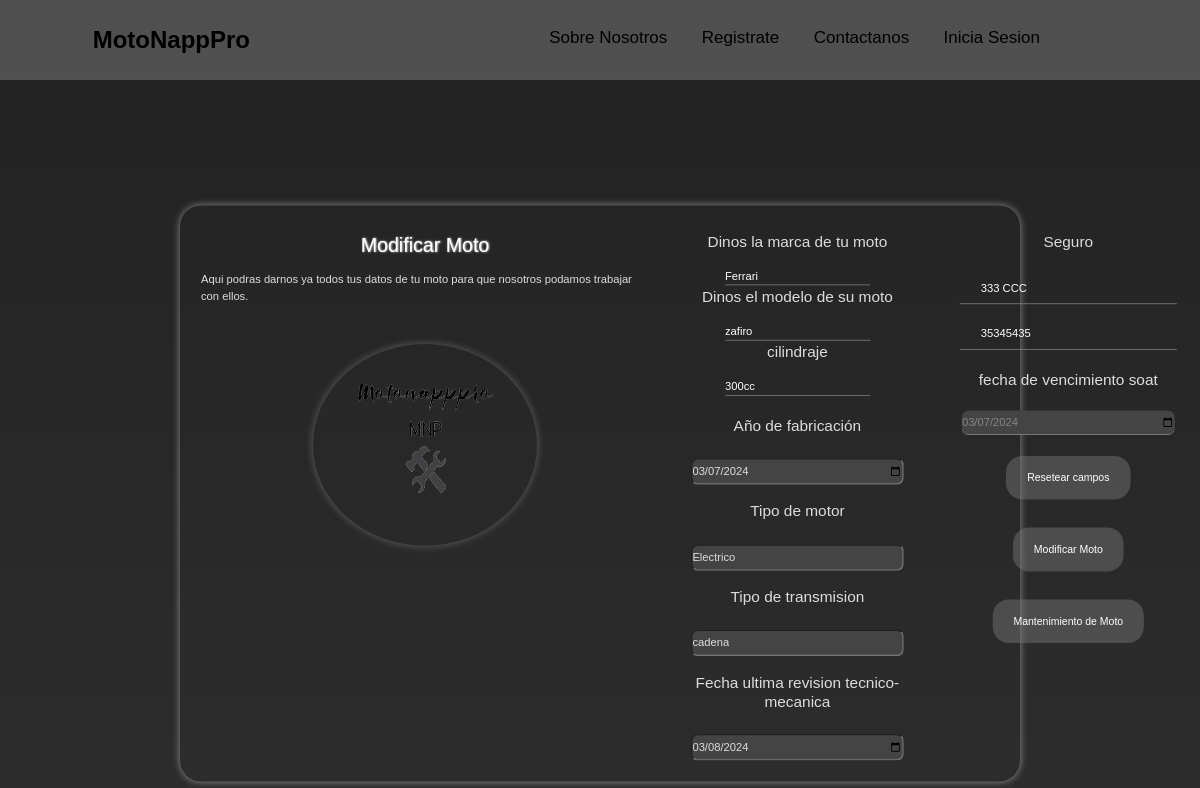
The page /formularios/modificar_moto.php?id=1 on the database its author committed.
### tables this page shows
CREATE TABLE `motos` (
  `id` int(11) NOT NULL,
  `marca_moto` varchar(100) NOT NULL,
  `modelo_moto` varchar(100) NOT NULL,
  `cilindraje_moto` varchar(100) NOT NULL,
  `fecha_fabricacion` date NOT NULL,
  `tecnomecanica` varchar(100) NOT NULL,
  `sincronizacion` varchar(100) NOT NULL,
  `fecha_tecnomecanica` date NOT NULL,
  `Placa` varchar(100) NOT NULL,
  `Numero_poliza` varchar(200) NOT NULL,
  `fecha_soat` date NOT NULL
);

### formularios/modificar_moto.php (the view, shortened to what this page needs)
<?php
include "modelo/conexion.php";
    $id= $_GET["id"];
    $sql_1 = $conexion->query("select * from motos where id=$id ");
?>
<!DOCTYPE html>
<html lang="en">
<head>
    <link rel="stylesheet" href="estilos/estilo_main.css">
    <link href="https://cdn.jsdelivr.net/npm/bootstrap@5.3.3/dist/css/bootstrap.min.css" rel="stylesheet">
    <link rel="stylesheet" href="estilos/estilos_registro_moto.css">
</head>
<header class="header">
    <nav class="contenedor-menu" style="position:relative;margin:0px 0px 2px 0px;">
        <div class="nombre">
            <a href="../index.php">MotoNappPro</a>
        </div>
        <div class="opciones-menu">
            <ul class="ul-menu">
                <li><a href="../index.php">Sobre Nosotros</a></li>
                <li><a href="formulario_registro.php">Registrate</a></li>
                <li><a href="Form_Contactenos.php">Contactanos</a></li>
                <li><a href="form_Usuario.php">Inicia Sesion</a></li>
            </ul>
        </div>
    </nav>
</header>
<body>
<form  method="POST" class="formulario_moto">
<div class="primer_gran_caja">
    <h3>Modificar Moto</h3>
    <?php
    include "controlador/modificar_moto.php";
    while($datos_motos= $sql_1->fetch_object()){?>
<p>Aqui podras darnos ya todos tus datos de tu moto para que nosotros podamos trabajar con ellos. </p>
    <img src="../imagenes/logosinfondo.png" alt="datos_moto">
</div>
<div class="segunda_gran_caja">
<div class="marca_de_moto">
        <label for="marca">Dinos la marca de tu moto</label>
        <input id="marca" name="marca_moto" type=" text" value="<?= $datos_motos->marca_moto ?>">
        <label for="modelo">Dinos el modelo de su moto</label>
        <input id="modelo" name="modelo_moto" type="text" value="<?= $datos_motos->modelo_moto ?>">
        <label for="cilindraje">cilindraje</label>
        <input id="cilindraje" name="cilindraje_moto" type="text" value="<?= $datos_motos->cilindraje_moto ?>">
    </div>
    <div class="fecha-tecnomecanica">
        <h3>Año de fabricación</h3>
        <input name="fecha_fabricacion" type="date" value="<?= $datos_motos->fecha_fabricacion ?>">
        <h3>Tipo de motor </h3>
        <input name="tecnomecanica" type="text" value="<?= $datos_motos->tecnomecanica?>">
        <h3>Tipo de transmision </h3>
        <input name="sincronizacion" type="text" value="<?= $datos_motos->sincronizacion ?>">
        <h3>Fecha ultima revision tecnico-mecanica</h3>
        <input name="fecha_tecnomecanica" type="date" value="<?= $datos_motos->fecha_tecnomecanica ?>">
    </div>
</div>
<div class="tercera_gran_caja">
    <div class="Placa_seguro">
        <h3>Seguro</h3>
        <input type="text" id="Placa" name="Placa" placeholder="Numero de Placa" value="<?= $datos_motos->Placa ?>">
        <input type="text" name="Numero_Poliza" placeholder="Numero de Poliza" value="<?= $datos_motos->Numero_poliza?>">
        <h3>fecha de vencimiento soat </h3>
        <input id="fecha" type="date" name="fecha_soat" value="<?= $datos_motos->fecha_soat ?>">
    </div>
    <?php }
    ?>
    <div class="envio">
        <button type="reset">Resetear campos</button>
        <button  type="submit" class="btn btn-primary" name="Envio_datos_moto"  value="ok" >Modificar Moto</button>
        <a href="form_Registro_mantenimiento_Moto.php">Mantenimiento de Moto</a>
    </div>
</div>
</form>
</body>
</html>

### formularios/estilos/estilo_main.css (style rules this page uses)
* { padding:0; margin:0; box-sizing: border-box; font-family: "Poppins", sans-serif; }
img { border-style:none; max-width: 100%; }
body { scroll-behavior: smooth; }
.contenedor-menu { width: 100%; height: 80px; position: fixed; background: rgba(255, 255, 255, 0.205); z-index: 1; }
.contenedor-menu { display:flex; justify-content: space-between; }
.nombre { height: 100%; display: flex; width: 250px; justify-content: flex-end; align-items: center; }
.nombre a { color: rgb(0, 0, 0); font-size:24px; font-weight: 800; text-decoration: none; cursor: pointer; }
.opciones-menu ul { color:#000; height: 100%; transform: translateX(-160px); }
.opciones-menu ul li { list-style-type: none; display: inline-block; line-height: 76px; text-align: center; margin-left: 30px; font-size: 17px; }
.opciones-menu ul li a { text-decoration: none; color:#000; }

### formularios/estilos/estilos_registro_moto.css (style rules this page uses)
* { padding:0; margin:0; box-sizing: border-box; }
img { border-style: none; max-width: 100%; }
body { background: linear-gradient(to bottom, #222, rgb(46, 46, 46)) ; height:auto; overflow: auto; }
.formulario_moto { box-shadow: 0px 0px 10px 1px #fff6 ; border-radius:30px; }
.formulario_moto { display: flex; flex-direction: row ; width: auto; height: auto; transform: scale(.7) ; }
.primer_gran_caja { height: auto; color: #fff; padding: 20px 30px; }
.primer_gran_caja img { border-radius:50%; padding: 20px; width: 20rem; height: 18rem; margin: 40px auto; box-shadow: 0px 0px 10px 2px #fff3; transform: translateX(10rem); }
.primer_gran_caja h3 { font-size:28px; margin: 20px 0px; text-shadow: 1px 1px 3px #fff; text-align: center; }
.primer_gran_caja p { width: 40rem; color:#ddd ; }
.segunda_gran_caja { height: auto; text-align: center; padding: 20px 30px; }
.marca_de_moto { margin: 15px 0px ; color: #ddd; display: flex; flex-direction: column; justify-content: center; align-items: center; }
.marca_de_moto label { text-align: center; font-size:22px; color:#ddd; padding-bottom: 21px; }
.marca_de_moto input { border:none; border-bottom:1px solid rgb(139, 139, 139); background:transparent; color:#fff; }
.fecha-tecnomecanica h3 { padding: 15px 0px; color:#ddd; font-size:22px; }
.fecha-tecnomecanica input { background: #444444; border-radius: 10px; width: 19rem; padding:5px 0px; margin: 10px 0px; color: #ddd; }
.tercera_gran_caja { height: auto; padding: 20px 50px; }
.Placa_seguro { display:flex; flex-direction:column; justify-content:center; align-items:center; }
.Placa_seguro input { width:310px; margin:10px 0px; padding:10px 30px; }
.Placa_seguro h3 { margin:20px 0px; font-size:22px; color:#ddd; }
#fecha { background: #444444; border-radius: 10px; width: 19rem; padding:5px 0px; margin: 10px 0px; color: rgb(133, 133, 133); }
.Placa_seguro input { border:none; border-bottom:1px solid rgb(139, 139, 139); background:transparent; color:#fff; }
.Placa_seguro input::placeholder { font-size:15px; }
.envio { display: flex; flex-direction: column ; align-items: center; justify-content: center; }
.envio button { text-align: center; margin: 20px 0px; padding:20px 30px; color:#ffff; background: #7777; border:none; border-radius:23px; outline:none; cursor:pointer; transition-property:transform; transition-duration:1s; font-size: 15px; }
.envio a { text-align: center; margin: 20px 0px; padding:20px 30px; color:#ffff; background: #7777; border:none; border-radius:23px; outline:none; cursor:pointer; transition-property:transform; transition-duration:1s; text-decoration: none; font-size: 15px; }

### rows shown on the page
motos: marca_moto "Ferrari", modelo_moto "zafiro", cilindraje_moto "300cc", fecha_fabricacion "03/07/2024", tecnomecanica "Electrico", sincronizacion "cadena", fecha_tecnomecanica "03/08/2024", Placa "333 CCC", Numero_Poliza "35345435", fecha_soat "03/07/2024"
